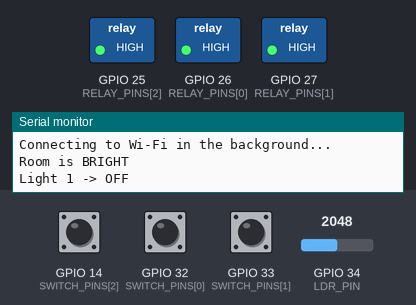
A sketch run on a simulated ESP32. Shown: switched loads named in the sketch (green lamp = pin HIGH), the last lines printed to the serial monitor. The inputs (shaded band) are chosen by the test bench; at power-on: GPIO 34 (LDR_PIN) = 2048, GPIO 14 (SWITCH_PINS[2]) HIGH, GPIO 32 (SWITCH_PINS[0]) HIGH, GPIO 33 (SWITCH_PINS[1]) HIGH (analog values on the 0–4095 scale). WiFi joins after 1.5 s; servers stay silent unless stated; not simulated (calls return 0 or success): secrets.h.

Above: at 1.7 s.
1.8 s: GPIO 34 (LDR_PIN) set to 2759
3.5 s: GPIO 34 (LDR_PIN) set to 2835
At 4.5 s:
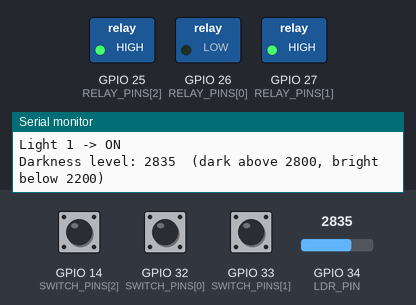
5.0 s: GPIO 14 (SWITCH_PINS[2]) pulled LOW for 0.15 s
At 6.0 s:
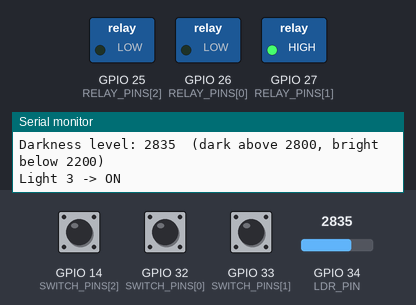
6.6 s: GPIO 32 (SWITCH_PINS[0]) pulled LOW for 0.15 s
At 7.2 s:
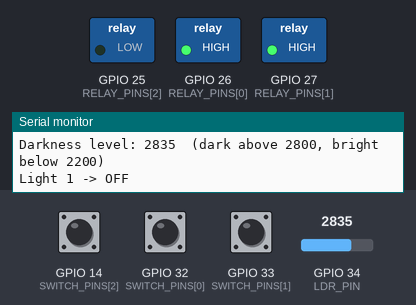
8.2 s: GPIO 33 (SWITCH_PINS[1]) pulled LOW for 0.15 s
At 9.4 s:
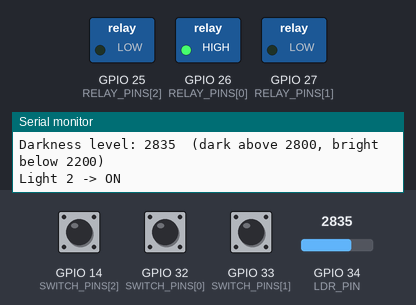
9.8 s: GPIO 14 (SWITCH_PINS[2]) pulled LOW for 1 s
At 10.8 s:
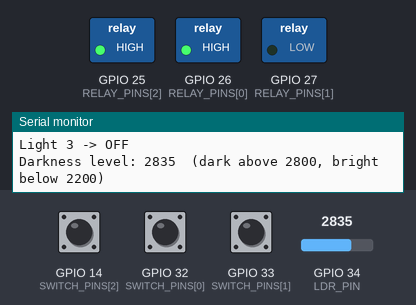
Timing chart, 0 to 12.8 s (numbered marks = the images above; inputs shaded):
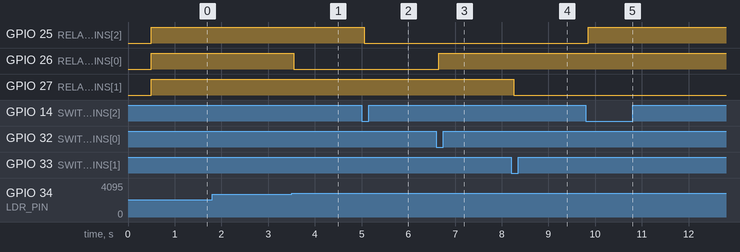

The sketch:

smart_home.ino
```cpp
/*
  ESP32 Powered Intelligent Smart Home System

  What it does
    1. AUTOMATIC : an LDR measures the room light. The light turns ON when it
                   gets dark and OFF when there is enough light.
    2. MANUAL    : push buttons toggle each light (works without internet).
    3. REMOTE    : mobile app and Google Assistant control the lights through
                   Sinric Pro (needs Wi-Fi and internet).

  Rule between the three: the LAST command wins. The automatic mode only acts
  when the room light changes from dark to bright or bright to dark, so a manual
  or app command stays until the next change in room light.

  Libraries (Arduino IDE -> Library Manager)
    - SinricPro  (also install its dependencies: ArduinoJson, WebSockets)
  Board: "ESP32 Dev Module" (ESP32 board package by Espressif)

  Setup
    - Copy secrets.h.example to secrets.h (same folder) and fill in your values.
    - Check the PIN and SETTINGS sections below and change them to match your wiring.

  SAFETY: the lights run on mains voltage. Test with an LED first and keep all
  mains wiring inside an insulated enclosure.
*/

#include <Arduino.h>
#include <WiFi.h>
#include "SinricPro.h"
#include "SinricProSwitch.h"
#include "secrets.h"          // WIFI_SSID, WIFI_PASS, APP_KEY, APP_SECRET, DEVICE_ID_1..3

// ======================== PINS (change to match your wiring) ========================
#define NUM_LIGHTS 3                              // 1, 2 or 3 (keep the arrays below the same size)
const int RELAY_PINS[NUM_LIGHTS]  = {26, 27, 25}; // relay module IN pins
const int SWITCH_PINS[NUM_LIGHTS] = {32, 33, 14}; // push buttons (other side of the button to GND)
const char* DEVICE_IDS[NUM_LIGHTS] = {DEVICE_ID_1, DEVICE_ID_2, DEVICE_ID_3};
const int LDR_PIN = 34;                           // use an ADC1 pin (32-39). ADC2 pins fail when Wi-Fi is ON

// ======================== SETTINGS ========================
const bool RELAY_ACTIVE_LOW = true;   // most relay modules switch ON with a LOW signal
const bool DARK_IS_HIGH     = true;   // true : LDR reading goes UP when it gets dark
                                      // false: LDR reading goes DOWN when it gets dark
const int  DARK_ON_LEVEL    = 2800;   // light turns ON  when the darkness level is above this (0-4095)
const int  BRIGHT_OFF_LEVEL = 2200;   // light turns OFF when the darkness level is below this
                                      // keep a gap between the two values so the light does not flicker
const int  AUTO_LIGHT       = 0;      // which light the LDR controls (0 = first light, -1 = disable automatic mode)
const bool PRINT_LDR        = true;   // print the LDR value every 2 seconds (useful to choose the levels)

// ======================== VARIABLES ========================
bool lightOn[NUM_LIGHTS];
bool sinricStarted = false;
bool wifiAnnounced = false;

enum LightLevel { LEVEL_UNKNOWN, LEVEL_DARK, LEVEL_BRIGHT };
LightLevel lastLevel = LEVEL_UNKNOWN;

bool lastSwitchReading[NUM_LIGHTS];
bool stableSwitchState[NUM_LIGHTS];
unsigned long lastSwitchChange[NUM_LIGHTS];
const unsigned long DEBOUNCE_MS = 50;

unsigned long lastLdrCheck = 0;
unsigned long lastLdrPrint = 0;

// ======================== RELAY CONTROL ========================
void writeRelay(int i, bool on) {
  bool level = RELAY_ACTIVE_LOW ? !on : on;
  digitalWrite(RELAY_PINS[i], level ? HIGH : LOW);
}

// Turn light i ON/OFF. If tellCloud is true the new state is also sent to Sinric Pro,
// so the app and Google Home always show the real state.
void setLight(int i, bool on, bool tellCloud) {
  lightOn[i] = on;
  writeRelay(i, on);
  Serial.printf("Light %d -> %s\n", i + 1, on ? "ON" : "OFF");
  if (tellCloud && sinricStarted) {
    SinricProSwitch &sw = SinricPro[DEVICE_IDS[i]];
    sw.sendPowerStateEvent(on);
  }
}

// ======================== SINRIC PRO ========================
// Called when the app or Google Assistant switches a light.
bool onPowerState(const String &deviceId, bool &state) {
  for (int i = 0; i < NUM_LIGHTS; i++) {
    if (deviceId == DEVICE_IDS[i]) {
      Serial.printf("[Sinric Pro] command for light %d\n", i + 1);
      setLight(i, state, false);   // the cloud already knows this state
      return true;
    }
  }
  return false;
}

void startSinric() {
  for (int i = 0; i < NUM_LIGHTS; i++) {
    SinricProSwitch &sw = SinricPro[DEVICE_IDS[i]];
    sw.onPowerState(onPowerState);
  }
  SinricPro.onConnected([]() { Serial.println("[Sinric Pro] connected"); });
  SinricPro.onDisconnected([]() { Serial.println("[Sinric Pro] disconnected"); });
  SinricPro.begin(APP_KEY, APP_SECRET);
  sinricStarted = true;
}

// ======================== AUTOMATIC MODE (LDR) ========================
int readDarknessLevel() {
  long sum = 0;
  for (int k = 0; k < 16; k++) {      // average 16 readings to ignore sudden changes
    sum += analogRead(LDR_PIN);
    delay(2);
  }
  int raw = sum / 16;                  // 0 - 4095
  return DARK_IS_HIGH ? raw : (4095 - raw);
}

void checkLdr() {
  if (AUTO_LIGHT < 0 || AUTO_LIGHT >= NUM_LIGHTS) return;

  int level = readDarknessLevel();
  if (PRINT_LDR && millis() - lastLdrPrint > 2000) {
    lastLdrPrint = millis();
    Serial.printf("Darkness level: %d  (dark above %d, bright below %d)\n", level, DARK_ON_LEVEL, BRIGHT_OFF_LEVEL);
  }

  if (level >= DARK_ON_LEVEL && lastLevel != LEVEL_DARK) {
    lastLevel = LEVEL_DARK;
    Serial.println("Room is DARK");
    setLight(AUTO_LIGHT, true, true);
  } else if (level <= BRIGHT_OFF_LEVEL && lastLevel != LEVEL_BRIGHT) {
    lastLevel = LEVEL_BRIGHT;
    Serial.println("Room is BRIGHT");
    setLight(AUTO_LIGHT, false, true);
  }
}

// ======================== MANUAL SWITCHES ========================
void checkSwitches() {
  for (int i = 0; i < NUM_LIGHTS; i++) {
    bool reading = digitalRead(SWITCH_PINS[i]);        // HIGH = released, LOW = pressed
    if (reading != lastSwitchReading[i]) {
      lastSwitchReading[i] = reading;
      lastSwitchChange[i] = millis();
    }
    if (millis() - lastSwitchChange[i] > DEBOUNCE_MS && reading != stableSwitchState[i]) {
      stableSwitchState[i] = reading;
      if (reading == LOW) {                             // button pressed -> toggle the light
        setLight(i, !lightOn[i], true);
      }
    }
  }
}

// ======================== SETUP AND LOOP ========================
void setup() {
  Serial.begin(115200);
  delay(500);
  Serial.println("\n=== ESP32 Smart Home System ===");

  for (int i = 0; i < NUM_LIGHTS; i++) {
    writeRelay(i, false);                  // set the OFF level first so the relay does not click at start
    pinMode(RELAY_PINS[i], OUTPUT);
    writeRelay(i, false);
    lightOn[i] = false;

    pinMode(SWITCH_PINS[i], INPUT_PULLUP);
    lastSwitchReading[i] = HIGH;
    stableSwitchState[i] = HIGH;
    lastSwitchChange[i] = 0;
  }

  analogReadResolution(12);
  analogSetPinAttenuation(LDR_PIN, ADC_11db);

  // Wi-Fi is started in the background. Automatic and manual modes work even without it.
  WiFi.mode(WIFI_STA);
  WiFi.setAutoReconnect(true);
  WiFi.begin(WIFI_SSID, WIFI_PASS);
  Serial.println("Connecting to Wi-Fi in the background...");
}

void loop() {
  checkSwitches();

  if (millis() - lastLdrCheck > 500) {
    lastLdrCheck = millis();
    checkLdr();
  }

  if (WiFi.status() == WL_CONNECTED) {
    if (!wifiAnnounced) {
      wifiAnnounced = true;
      Serial.print("Wi-Fi connected. IP address: ");
      Serial.println(WiFi.localIP());
    }
    if (!sinricStarted) startSinric();
    SinricPro.handle();
  } else {
    wifiAnnounced = false;
  }
}
```

Measured:
- the behaviour switches between 2799 and 2800 on GPIO 34 (LDR_PIN) (found by bisection; images 0 and 1)
- after the input at 3.5 s, GPIO 26 (RELAY_PINS[0]): HIGH → LOW at once
- after the input at 5.0 s, GPIO 25 (RELAY_PINS[2]): HIGH → LOW after 0.05 s
- after the input at 6.6 s, GPIO 26 (RELAY_PINS[0]): LOW → HIGH after 0.05 s
- after the input at 8.2 s, GPIO 27 (RELAY_PINS[1]): HIGH → LOW after 0.05 s
- after the input at 9.8 s, GPIO 25 (RELAY_PINS[2]): LOW → HIGH after 0.05 s
